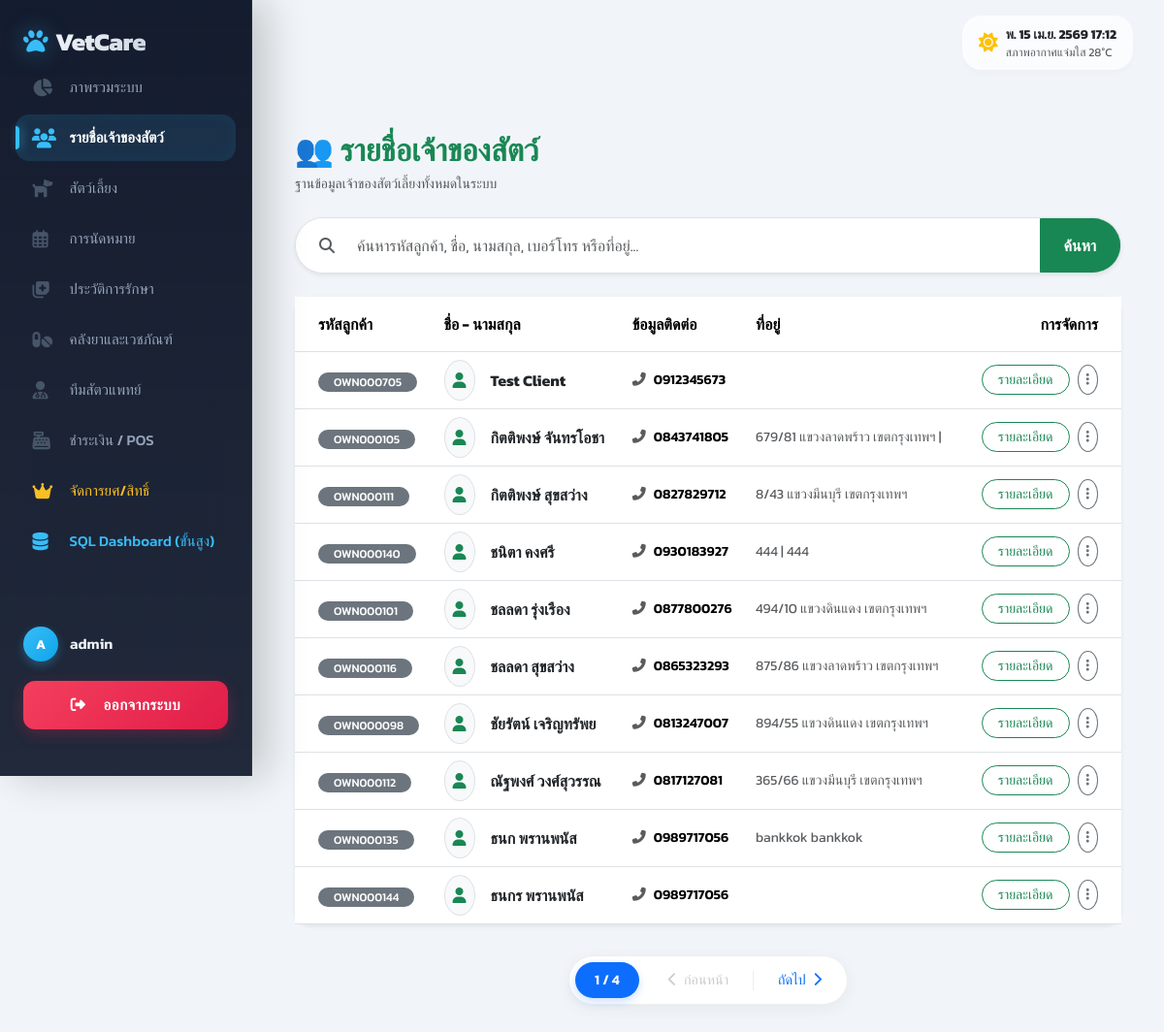
Screenshot of /owners/ (signed in) with the database file from the repository.
### myapp/models.py (models this page shows, shortened)
class Owner(models.Model):
    from django.conf import settings
    user = models.OneToOneField(settings.AUTH_USER_MODEL, on_delete=models.SET_NULL, null=True, blank=True, related_name='owner_profile', verbose_name='บัญชีผู้ใช้')
    first_name = models.CharField(max_length=100)
    last_name = models.CharField(max_length=100)
    customer_id = models.CharField(max_length=50, blank=True, null=True, verbose_name='รหัสลูกค้า')
    phone = models.CharField(max_length=15, blank=True, null=True)
    address = models.TextField(blank=True, null=True)

### myapp/views.py (the view, shortened to what this page needs)
# urls.py: path('owners/', staff_required_redirect(views.OwnerListView.as_view()), name='owner_list'),
class OwnerListView(ListView):
    model = Owner
    template_name = 'myapp/owner/owner_list.html'
    context_object_name = 'owners'
    paginate_by = 10
    def get_queryset(self):
        qs = super().get_queryset().annotate(
            full_name=Concat('first_name', Value(' '), 'last_name')
        )
        q = self.request.GET.get('q', '')
        return qs.order_by('first_name')
    def get_context_data(self, **kwargs):
        context = super().get_context_data(**kwargs)
        context['q'] = self.request.GET.get('q', '')
        return context

### myapp/views.py (called while the page is built)
def staff_required_redirect(view_func):
    @wraps(view_func)
    def _wrapped_view(request, *args, **kwargs):
        if not request.user.is_authenticated:
            return redirect('login')
        if not request.user.is_staff:
            messages.warning(request, "ขออภัย! คุณไม่มีสิทธิ์เข้าถึงหน้านี้ (เฉพาะพนักงาน)")
            return redirect('client_dashboard')
        return view_func(request, *args, **kwargs)
    return _wrapped_view

### myapp/templates/myapp/owner/owner_list.html (shortened to what this page needs)
{% extends 'myapp/core/base.html' %}
{% block content %}
<div class="container py-4">
    <div class="d-flex justify-content-between align-items-center mb-4">
        <div>
            <h2 class="fw-bold text-success mb-1">👥 รายชื่อเจ้าของสัตว์</h2>
            <p class="text-muted small mb-0">ฐานข้อมูลเจ้าของสัตว์เลี้ยงทั้งหมดในระบบ</p>
        </div>
    </div>
    <form method="get" class="mb-4">
        <div class="input-group shadow-sm rounded-pill overflow-hidden border">
            <span class="input-group-text border-0 bg-white ps-4">
                <i class="fas fa-search text-muted"></i>
            </span>
            <input type="text" name="q" id="searchInput" value="{{ q|default:'' }}" class="form-control border-0 py-3 shadow-none" placeholder="ค้นหารหัสลูกค้า, ชื่อ, นามสกุล, เบอร์โทร หรือที่อยู่...">
            <button type="submit" class="btn btn-success px-4 fw-bold">ค้นหา</button>
        </div>
    </form>
    <div id="resultsContainer">
    {% if owners %}
    <div class="card border-0 shadow-sm rounded-4 d-none d-lg-block">
        <div class="table-responsive">
            <table class="table table-hover align-middle mb-0">
                <thead class="bg-light text-success border-bottom">
                    <tr>
                        <th class="ps-4 py-3">รหัสลูกค้า</th>
                        <th class="py-3">ชื่อ - นามสกุล</th>
                        <th class="py-3">ข้อมูลติดต่อ</th>
                        <th class="py-3">ที่อยู่</th>
                        <th class="text-end pe-4 py-3">การจัดการ</th>
                    </tr>
                </thead>
                <tbody>
                    {% for owner in owners %}
                    <tr>
                        <td class="ps-4">
                            <span class="badge bg-secondary rounded-pill pe-3 ps-3" style="font-weight: 500;">{{ owner.customer_id|default:"-" }}</span>
                        </td>
                        <td>
                            <div class="d-flex align-items-center">
                                <div class="bg-light p-2 rounded-circle me-3 border">
                                    <i class="fas fa-user text-success"></i>
                                </div>
                                <div class="fw-bold text-dark">{{ owner.first_name }} {{ owner.last_name }}</div>
                            </div>
                        </td>
                        <td>
                            <div class="small fw-semibold"><i class="fas fa-phone-alt me-2 text-muted"></i>{{ owner.phone }}</div>
                        </td>
                        <td>
                            <div class="small text-muted" style="max-width: 250px;">{{ owner.address|truncatewords:10 }}</div>
                        </td>
                        <td class="text-end pe-4">
                            <div class="btn-group">
                                <a href="{% url 'owner_detail' owner.pk %}" class="btn btn-sm btn-outline-success rounded-pill px-3 me-2">รายละเอียด</a>
                                <div class="dropdown">
                                    <button class="btn btn-sm btn-outline-secondary rounded-circle" type="button" data-bs-toggle="dropdown">
                                        <i class="fas fa-ellipsis-v"></i>
                                    </button>
                                </div>
                            </div>
                        </td>
                    </tr>
                    {% endfor %}
                </tbody>
            </table>
        </div>
    </div>
    <div class="mt-4">
        {% include 'myapp/includes/pagination.html' %}
    </div>
    {% endif %}
    </div>
</div>
{% endblock %}

### myapp/templates/myapp/core/base.html (shortened to what this page needs)
<!DOCTYPE html>
<html lang="th" data-bs-theme="light">
<head>
    <link href="https://cdn.jsdelivr.net/npm/bootstrap@5.3.3/dist/css/bootstrap.min.css" rel="stylesheet">
    <link rel="stylesheet" href="https://cdnjs.cloudflare.com/ajax/libs/font-awesome/6.4.0/css/all.min.css">
</head>
<body>
    {% if request.user.is_authenticated %}
    <aside class="sidebar d-flex flex-column" id="sidebar">
        <div class="sidebar-header d-flex justify-content-between align-items-center mb-1">
            <a href="{% url 'dashboard' %}" class="sidebar-brand mb-0">
                <i class="fas fa-paw me-2"></i> VetCare
            </a>
        </div>
        <div class="sidebar-content">
            <ul class="nav flex-column nav-sidebar w-100">
                <li class="nav-item">
                    <a class="nav-link {% if request.path == '/' or '/dashboard' in request.path %}active{% endif %}" href="{% url 'dashboard' %}">
                        <i class="fas fa-chart-pie"></i> ภาพรวมระบบ
                    </a>
                </li>
                <li class="nav-item">
                    <a class="nav-link {% if '/owners' in request.path %}active{% endif %}" href="{% url 'owner_list' %}">
                        <i class="fas fa-users"></i> รายชื่อเจ้าของสัตว์
                    </a>
                </li>
                <li class="nav-item">
                    <a class="nav-link {% if '/pets' in request.path %}active{% endif %}" href="{% url 'pet_list' %}">
                        <i class="fas fa-dog"></i> สัตว์เลี้ยง
                    </a>
                </li>
                <li class="nav-item">
                    <a class="nav-link {% if '/appointments' in request.path %}active{% endif %}" href="{% url 'appointment_list' %}">
                        <i class="far fa-calendar-alt"></i> การนัดหมาย
                    </a>
                </li>
                <li class="nav-item">
                    <a class="nav-link {% if '/medical-records' in request.path %}active{% endif %}" href="{% url 'medical_record_list' %}">
                        <i class="fas fa-notes-medical"></i> ประวัติการรักษา
                    </a>
                </li>
                <li class="nav-item">
                    <a class="nav-link {% if '/medicines' in request.path %}active{% endif %}" href="{% url 'medicine_list' %}">
                        <i class="fas fa-pills"></i> คลังยาและเวชภัณฑ์
                    </a>
                </li>
                <li class="nav-item">
                    <a class="nav-link {% if '/vets' in request.path %}active{% endif %}" href="{% url 'vet_list' %}">
                        <i class="fas fa-user-md"></i> ทีมสัตวแพทย์
                    </a>
                </li>
                <li class="nav-item">
                    <a class="nav-link {% if '/pos' in request.path %}active{% endif %}" href="{% url 'pos' %}">
                        <i class="fas fa-cash-register"></i> ชำระเงิน / POS
                    </a>
                </li>
                {% if request.user.is_superuser %}
                <li class="nav-item">
                    <a class="nav-link theme-gold {% if '/users' in request.path %}active{% endif %}" href="{% url 'admin_user_management' %}">
                        <i class="fas fa-crown"></i> จัดการยศ/สิทธิ์
                    </a>
                </li>
                <li class="nav-item">
                    <a class="nav-link theme-cyan {% if '/sql-dashboard' in request.path %}active{% endif %}" href="{% url 'sql_clinic_dashboard' %}">
                        <i class="fas fa-database"></i> SQL Dashboard (ขั้นสูง)
                    </a>
                </li>
                {% endif %}
            </ul>
        </div>
        <div class="sidebar-footer">
            <div class="user-profile-mini">
                <div class="avatar-circle">
                    {{ request.user.username|make_list|first|upper }}
                </div>
                <div class="username">
                    {% if request.user.first_name %}{{ request.user.first_name }}{% else %}{{ request.user.username }}{% endif %}
                </div>
            </div>
            <form action="{% url 'logout' %}" method="post" class="px-0">
                <button type="submit" class="btn btn-logout-premium">
                    <i class="fas fa-sign-out-alt me-2"></i>ออกจากระบบ
                </button>
            </form>
        </div>
    </aside>
    {% endif %}
    {% if request.user.is_authenticated %}
    <header class="navbar-top d-flex justify-content-between align-items-center">
        <div class="d-flex align-items-center gap-3">
            <div class="glass-widget d-none d-md-flex align-items-center">
                <i class="fas fa-sun text-warning me-2 fs-5"></i>
                <div>
                    <div class="fw-bold" style="font-size: 0.85rem;" id="datetimeWidget">Loading...</div>
                    <div class="text-muted" style="font-size: 0.75rem;">สภาพอากาศแจ่มใส 28°C</div>
                </div>
            </div>
        </div>
    </header>
    {% endif %}
    <main class="main-wrapper">
        <div class="container-fluid px-0">
            {% block content %}{% endblock %}
        </div>
    </main>
</body>
</html>

### rows the page displays
Owner: customer_id "OWN000705", first_name "Test", last_name "Client", phone "0912345673"
Owner: customer_id "OWN000105", first_name "กิตติพงษ์", last_name "จันทรโอชา", phone "0843741805", address "679/81 แขวงลาดพร้าว เขตกรุงเทพฯ |"
Owner: customer_id "OWN000111", first_name "กิตติพงษ์", last_name "สุขสว่าง", phone "0827829712", address "8/43 แขวงมีนบุรี เขตกรุงเทพฯ"
Owner: customer_id "OWN000140", first_name "ชนิตา", last_name "คงศรี", phone "0930183927", address "444 | 444"
Owner: customer_id "OWN000101", first_name "ชลลดา", last_name "รุ่งเรือง", phone "0877800276", address "494/10 แขวงดินแดง เขตกรุงเทพฯ"
Owner: customer_id "OWN000116", first_name "ชลลดา", last_name "สุขสว่าง", phone "0865323293", address "875/86 แขวงลาดพร้าว เขตกรุงเทพฯ"
Owner: customer_id "OWN000098", first_name "ชัยรัตน์", last_name "เจริญทรัพย", phone "0813247007", address "894/55 แขวงดินแดง เขตกรุงเทพฯ"
Owner: customer_id "OWN000112", first_name "ณัฐพงศ์", last_name "วงศ์สุวรรณ", phone "0817127081", address "365/66 แขวงมีนบุรี เขตกรุงเทพฯ"
Owner: customer_id "OWN000135", first_name "ธนก", last_name "พรานพนัส", phone "0989717056", address "bankkok bankkok"
Owner: customer_id "OWN000144", first_name "ธนกร", last_name "พรานพนัส", phone "0989717056"

### other values shown
{{ request.user.username|make_list|first|upper }} "A"
{{ request.user.first_name }} "admin"
{{ page_obj.number }} "1"
{{ page_obj.paginator.num_pages }} "4"
